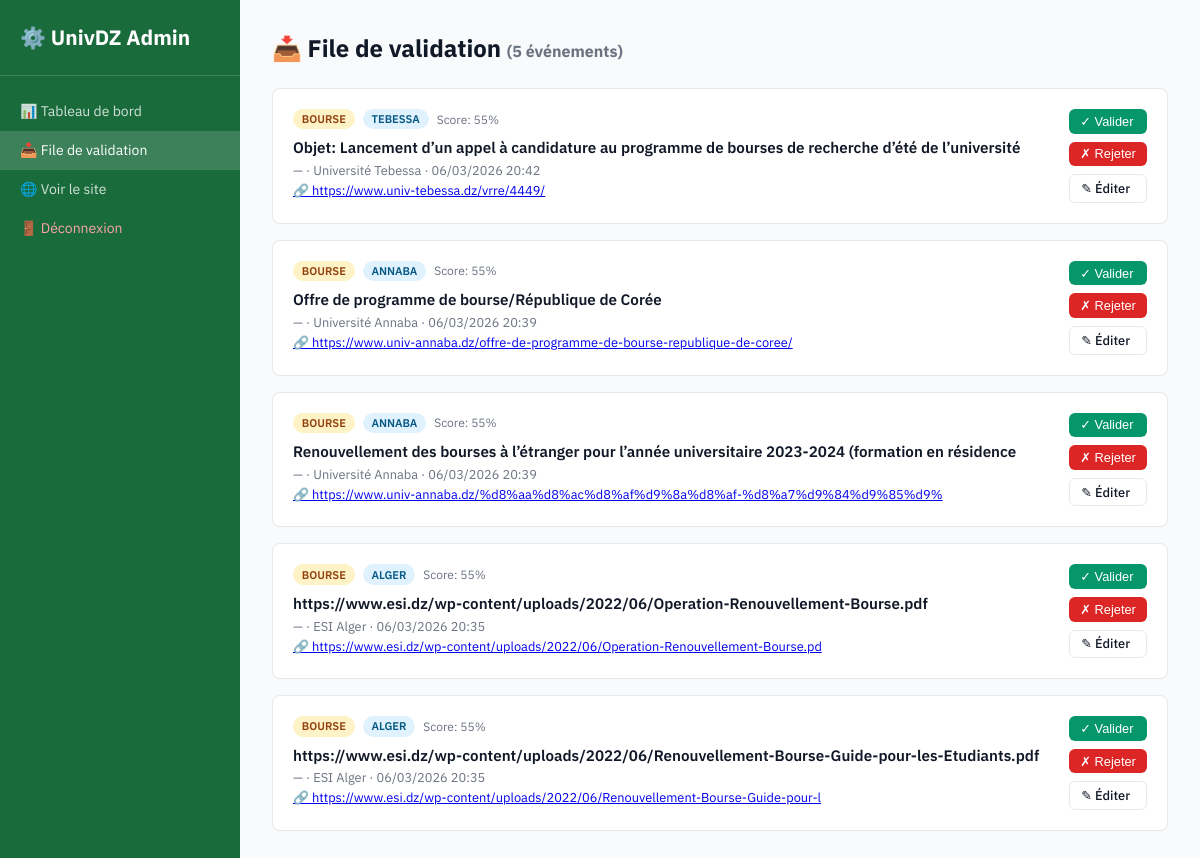
Before: /admin/queue (signed in) with the older database file.
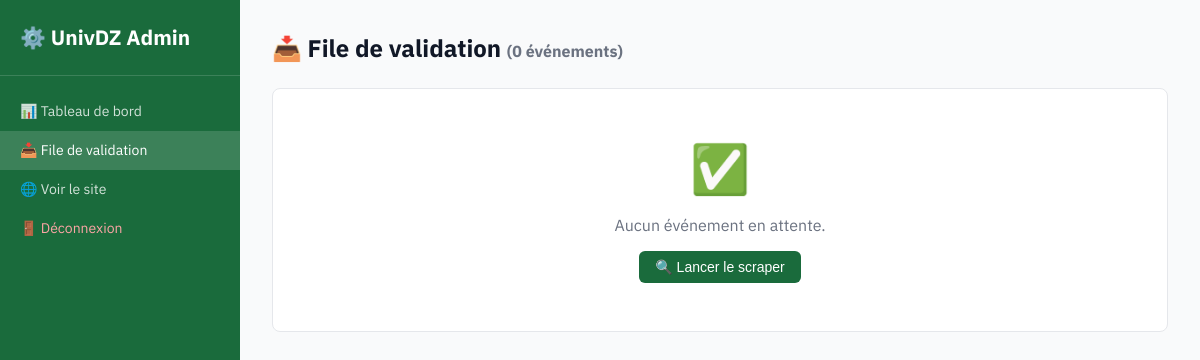
After: the same page with the newer database file.
### app/models/event.py (models this page shows, shortened)
class Event(db.Model):
    __tablename__ = "events"
    id = db.Column(db.Integer, primary_key=True)
    titre = db.Column(db.String(500), nullable=False)
    type = db.Column(db.String(100), nullable=False)
    universite = db.Column(db.String(300))
    discipline = db.Column(db.String(200))
    wilaya = db.Column(db.String(100))
    date_debut = db.Column(db.Date)
    date_fin = db.Column(db.Date)
    date_limite = db.Column(db.Date)
    description = db.Column(db.Text)
    lien_officiel = db.Column(db.String(1000))
    source = db.Column(db.String(500))
    date_collecte = db.Column(db.DateTime, default=datetime.utcnow)
    score_fiabilite = db.Column(db.Float, default=0.7)
    statut = db.Column(db.String(50), default="valide")
    date_validation = db.Column(
        db.DateTime,
        default=datetime.utcnow
    )
    validated_by = db.Column(db.Integer, db.ForeignKey("admins.id"))
    slug = db.Column(db.String(600), unique=True)

### app/routes/admin.py (the view)
@admin_bp.route("/queue")
@login_required
def queue():
    page = request.args.get("page", 1, type=int)
    events = Event.query.filter_by(statut="a_verifier").order_by(Event.date_collecte.desc()).paginate(page=page, per_page=20)
    return render_template("admin/queue.html", events=events)

### app/models/event.py (called while the page is built)
@login_manager.user_loader
def load_user(user_id):
    return Admin.query.get(int(user_id))

### app/templates/admin/queue.html (shortened to what this page needs)
{% extends "admin/base_admin.html" %}
{% block content %}
<h1 class="page-title">📥 File de validation <span style="font-size:1rem; color:var(--muted);">({{ events.total }} événements)</span></h1>
{% if events.items %}
<div style="display:flex; flex-direction:column; gap:1rem;">
  {% for event in events.items %}
  <div class="card">
    <div class="card-body" style="display:grid; grid-template-columns:1fr auto; gap:1rem; align-items:start;">
      <div>
        <div style="display:flex; gap:.5rem; margin-bottom:.5rem; flex-wrap:wrap; align-items:center;">
          <span class="badge badge-warn">{{ event.type }}</span>
          {% if event.wilaya %}<span class="badge" style="background:#e0f2fe; color:#075985;">{{ event.wilaya }}</span>{% endif %}
          <span style="font-size:.75rem; color:var(--muted);">Score: {{ (event.score_fiabilite*100)|int }}%</span>
        </div>
        <h3 style="font-size:.95rem; font-weight:600; margin-bottom:.3rem;">{{ event.titre[:100] }}</h3>
        <p style="font-size:.8rem; color:var(--muted);">{{ event.universite or '—' }} · {{ event.source or '—' }} · {{ event.date_collecte.strftime('%d/%m/%Y %H:%M') }}</p>
        {% if event.lien_officiel %}<a href="{{ event.lien_officiel }}" target="_blank" style="font-size:.8rem;">🔗 {{ event.lien_officiel[:80] }}</a>{% endif %}
      </div>
      <div style="display:flex; flex-direction:column; gap:.5rem;">
        <form method="post" action="{{ url_for('admin.valider', event_id=event.id) }}"><button class="btn btn-success btn-sm" style="width:100%;">✓ Valider</button></form>
        <form method="post" action="{{ url_for('admin.rejeter', event_id=event.id) }}"><button class="btn btn-danger btn-sm" style="width:100%;">✗ Rejeter</button></form>
        <a href="{{ url_for('admin.editer', event_id=event.id) }}" class="btn btn-secondary btn-sm" style="text-align:center;">✎ Éditer</a>
      </div>
    </div>
  </div>
  {% endfor %}
</div>
{% else %}
<div class="card"><div class="card-body" style="text-align:center; padding:3rem; color:var(--muted);">
  <p style="font-size:3rem; margin-bottom:1rem;">✅</p>
  <p>Aucun événement en attente.</p>
  <form action="{{ url_for('admin.lancer_scraper') }}" method="post" style="margin-top:1rem;">
    <button class="btn btn-primary">🔍 Lancer le scraper</button>
  </form>
</div></div>
{% endif %}
{% endblock %}

Changed rows visible on the page:
no longer on this page (row edited): Event: type "BOURSE", wilaya "TEBESSA", (event.score_fiabilite*100)|int "55", titre "Objet: Lancement d’un appel à candidature au programme de bourses de recherche d’été de l’université", universite "—", source "Université Tebessa", date_collecte "06/03/2026 20:42", lien_officiel "https://www.univ-tebessa.dz/vrre/4449/"
no longer on this page (row edited): Event: type "BOURSE", wilaya "ANNABA", (event.score_fiabilite*100)|int "55", titre "Offre de programme de bourse/République de Corée", universite "—", source "Université Annaba", date_collecte "06/03/2026 20:39", lien_officiel "https://www.univ-annaba.dz/offre-de-programme-de-bourse-republique-de-coree/"
no longer on this page (row edited): Event: type "BOURSE", wilaya "ANNABA", (event.score_fiabilite*100)|int "55", titre "Renouvellement des bourses à l’étranger pour l’année universitaire 2023-2024 (formation en résidence", universite "—", source "Université Annaba", date_collecte "06/03/2026 20:39", lien_officiel "https://www.univ-annaba.dz/%d8%aa%d8%ac%d8%af%d9%8a%d8%af-%d8%a7%d9%84%d9%85%d9%"
no longer on this page (row edited): Event: type "BOURSE", wilaya "ALGER", (event.score_fiabilite*100)|int "55", titre "https://www.esi.dz/wp-content/uploads/2022/06/Operation-Renouvellement-Bourse.pdf", universite "—", source "ESI Alger", date_collecte "06/03/2026 20:35", lien_officiel "https://www.esi.dz/wp-content/uploads/2022/06/Operation-Renouvellement-Bourse.pd"
no longer on this page (row edited): Event: type "BOURSE", wilaya "ALGER", (event.score_fiabilite*100)|int "55", titre "https://www.esi.dz/wp-content/uploads/2022/06/Renouvellement-Bourse-Guide-pour-les-Etudiants.pdf", universite "—", source "ESI Alger", date_collecte "06/03/2026 20:35", lien_officiel "https://www.esi.dz/wp-content/uploads/2022/06/Renouvellement-Bourse-Guide-pour-l"
Other visible differences:
{{ events.total }}: "5" → "0"
text now shown: "✅ Aucun événement en attente. 🔍 Lancer le scraper"
